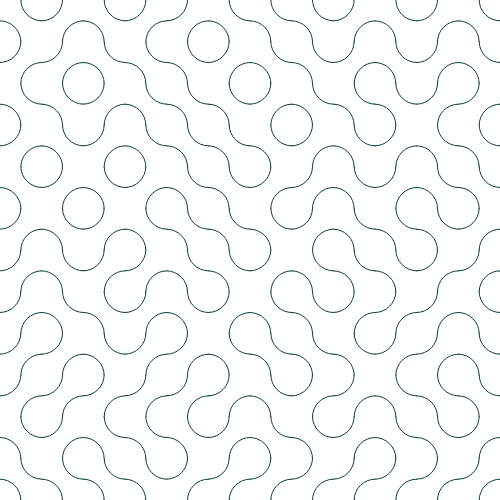
Frame 1 (no input)
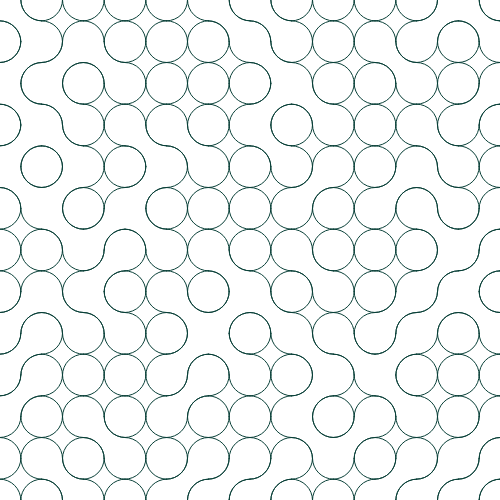
Frame 2 (the mouse pressed at the canvas centre, redrawn once)

The p5.js sketch that drew these frames (run headless with seeded random() and noise() and a simulated clock; the mouse was pressed at the canvas centre and the sketch redrawn once):

// p5.js sketch
// ── sketch.js
function setup() {
  canvasSize = min(windowWidth * 0.5, windowHeight * 0.5);
  createCanvas(canvasSize, canvasSize);
  noFill();
  stroke("#083f37");
  strokeWeight(1);
}

function tile01() {
  arc(x * gap, y * gap, gap, gap, 0, HALF_PI);
  arc(gap + x * gap, gap + y * gap, gap, gap, PI, PI + HALF_PI);
}

function tile02() {
  arc(gap + x * gap, y * gap, gap, gap, HALF_PI, PI);
  arc(x * gap, gap + y * gap, gap, gap, PI + HALF_PI, TWO_PI);
}

function tile03() {
  line(x * gap + gap / 2, y * gap, x * gap + gap / 2, y * gap + gap);
  line(x * gap, y * gap + gap / 2, x * gap + gap, y * gap + gap / 2);
}

function draw() {
  // the number below is responsible for the density ( higher = denser )
  gap = canvasSize / 12;
  for (x = 0; x < canvasSize; x++) {
    for (y = 0; y < canvasSize; y++) {
      // change the below random range to [0, 1, 2] to also include the cross tile
      chooseTile = random([0, 1]);
      if (chooseTile === 0) {
        tile01();
      } else if (chooseTile === 1) {
        tile02();
      } else tile03();
    }
  }
  noLoop();
}

// ── index.css
html,
body {
  height: 100%;
}

body {
  background-color: #e3fff3;
  margin: 0;
  display: flex;
  justify-content: center;
  align-items: center;
}

canvas {
  display: block;
}
